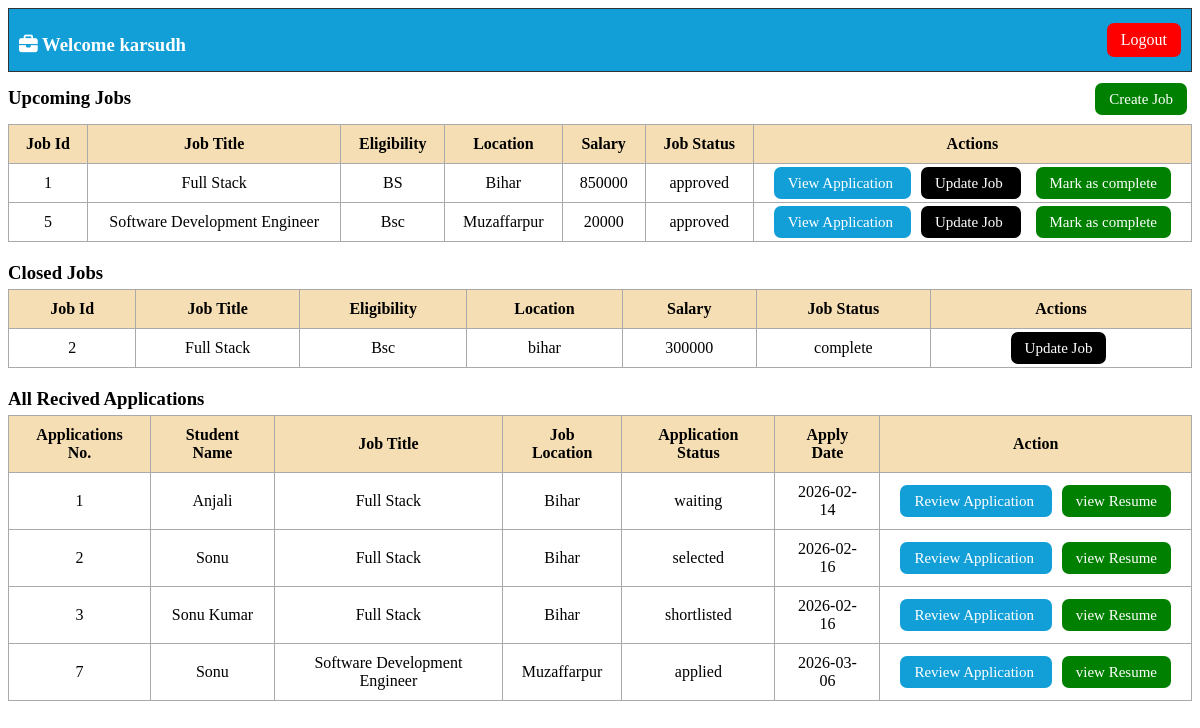
Page /comp_dash/1 on the earlier database version.
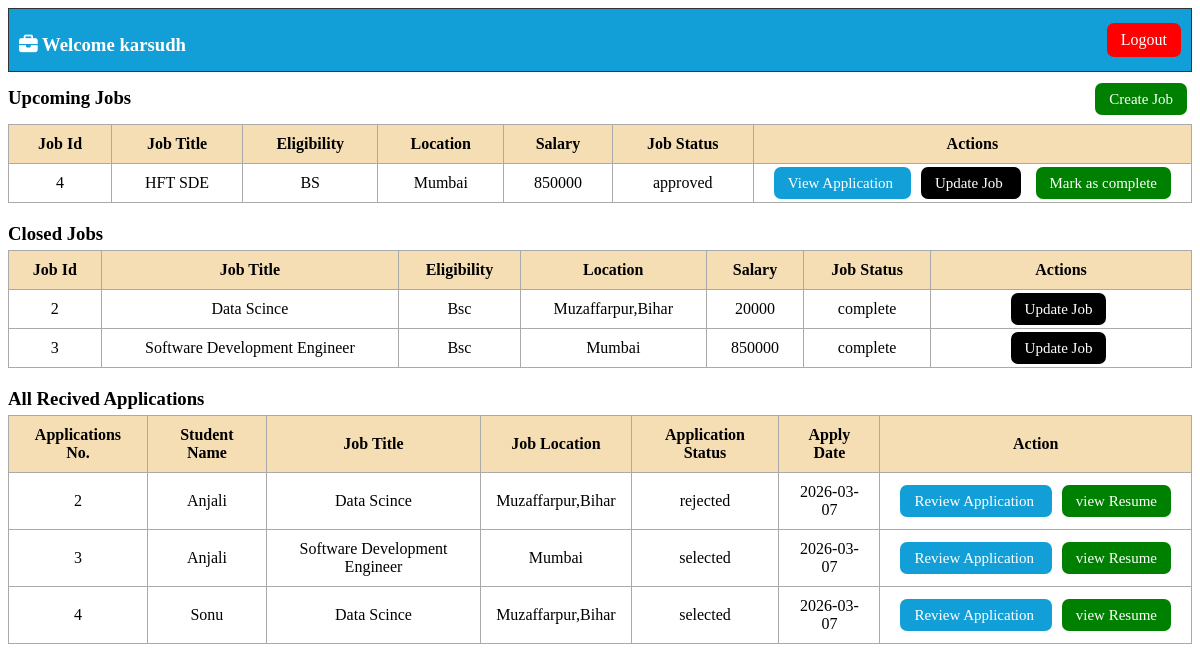
Same page on the later database version.
### application/models.py (models this page shows)
class Jobs(db.Model):
    __tablename__ = "jobs"
    id = db.Column(db.Integer, primary_key=True)
    company_id = db.Column(db.Integer, db.ForeignKey("company.id"), nullable=False)
    job_title = db.Column(db.String(50), nullable=False)
    job_description = db.Column(db.String(200) ,nullable=False)
    eligibility = db.Column(db.String(100) ,nullable=False)
    salary = db.Column(db.Integer ,nullable=False)
    location = db.Column(db.String(100),nullable=False)
    job_deadline = db.Column(db.Date)
    job_status = db.Column(db.String(20), default="pending", nullable=False)
    applications = db.relationship("Application", backref="jobs",cascade="all, delete")

class Application(db.Model):
    __tablename__ = "application"
    id = db.Column(db.Integer, primary_key=True)
    student_id = db.Column(db.Integer,db.ForeignKey("user.id", ondelete="CASCADE"),nullable=False)
    job_id = db.Column(db.Integer,db.ForeignKey("jobs.id", ondelete="CASCADE"),nullable=False)
    status = db.Column(db.String(20), default="applied", nullable=False)
    applied_date = db.Column(db.Date, default=date.today)

class User(db.Model):
    __tablename__ = "user"
    id = db.Column(db.Integer, primary_key=True)
    full_name = db.Column(db.String(30), nullable=False)
    email = db.Column(db.String(50), unique=True, nullable=False)
    password = db.Column(db.String(50), nullable=False)
    education = db.Column(db.String(50))
    cgpa = db.Column(db.String(50))
    address = db.Column(db.String(50))
    linkdin = db.Column(db.String(100))
    github = db.Column(db.String(100))
    hobby = db.Column(db.String(100))
    type = db.Column(db.String(20), default="student", nullable=False)
    status = db.Column(db.String(20), default="active", nullable=False)
    applications = db.relationship("Application",backref="user",cascade="all, delete")

### application/controllers.py (the view)
@app.route("/comp_dash/<int:comp_id>",methods=["GET","POST"])
def comp_dash(comp_id):
    this_comp=Company.query.filter_by(id=comp_id).first()
    comp_job=Jobs.query.filter(Jobs.company_id==comp_id,Jobs.job_status != "complete").all()
    completed_job=Jobs.query.filter(Jobs.company_id==comp_id,Jobs.job_status == "complete").all()
    std_application=Application.query.all()
    return render_template("comp_dash.html",this_comp=this_comp,comp_job=comp_job,
                           completed_job=completed_job,std_application=std_application)

### templates/comp_dash.html (shortened to what this page needs)
<!DOCTYPE html>
<html lang="en">
<head>
    <link rel="stylesheet" href="https://cdnjs.cloudflare.com/ajax/libs/font-awesome/6.5.0/css/all.min.css">
    <link rel="stylesheet" href="/static/company.css">
</head>
<body>
    <div class="top-bar">
        <h3> <i class="fa-solid fa-briefcase"></i> Welcome {{ this_comp.name }} </h3>
        <a href="/login" class="btn-red">Logout</a>
    </div>
    <h3>
        Upcoming Jobs
        <span class="right-btn">
            <a href="/create_job/{{this_comp.id}}" class="btn btn-green">Create Job</a>
        </span>
    </h3>
    <table>
        <tr>
            <th> Job Id </th>
            <th> Job Title </th>
            <th> Eligibility </th>
            <th> Location </th>
            <th> Salary </th>
            <th> Job Status </th>
            <th>Actions</th>
        </tr>
        {% for i in comp_job %}
        <tr>
            <td>{{ i.id }}</td>
            <td>{{ i.job_title }}</td>
            <td>{{ i.eligibility }}</td>
            <td>{{ i.location }}</td>
            <td>{{ i.salary}}</td>
            <td>{{ i.job_status}}</td>
            <td>
                <a href="/comp_appli/{{i.id}}/{{this_comp.id}}" class="btn btn-blue"> View Application </a>
                <a href="/update_job/{{i.id}}/{{this_comp.id}}" class="btn btn-black"> Update Job </a>
                <a href="/mark_comp/{{i.id}}" class="btn btn-green"> Mark as complete </a>
            </td>
        </tr>
        {% endfor %}
    </table>
    <h3>Closed Jobs </h3>
    <table>
        <tr>
            <th> Job Id </th>
            <th> Job Title </th>
            <th> Eligibility </th>
            <th> Location </th>
            <th> Salary </th>
            <th> Job Status </th>
            <th>Actions</th>
        </tr>
        {% for i in completed_job %}
        <tr>
            <td>{{ i.id }}</td>
            <td>{{ i.job_title }}</td>
            <td>{{ i.eligibility }}</td>
            <td>{{ i.location }}</td>
            <td>{{ i.salary}}</td>
            <td>{{ i.job_status}}</td>
            <td>
                <a href="/update_job/{{i.id}}/{{this_comp.id}}" class="btn btn-black"> Update Job </a>
            </td>
        </tr>
        {% endfor %}
    </table>
    <h3>All Recived Applications</h3>
    <table>
        <tr>
            <th>Applications No.</th>
            <th>Student Name</th>
            <th>Job Title</th>
            <th>Job Location</th>
            <th>Application Status</th>
            <th>Apply Date</th>
            <th>Action</th>
        </tr>
        {%  for i in std_application %}
        {% if i.jobs.company.id == this_comp.id %}
        <tr>
            <td>{{ i.id }}</td>
            <td>{{ i.user.full_name }}</td>
            <td>{{ i.jobs.job_title }}</td>
            <td>{{ i.jobs.location }}</td>
            <td>{{ i.status }}</td>
            <td>{{ i.applied_date }}</td>
            <td>
                <a href="/review_std_appli/{{i.student_id}}/{{i.job_id}}" class="btn btn-blue"> Review Application </a>
                <a href="/view_all_std_app/{{i.user.id}}/{{i.jobs.id}}" class="btn btn-green">view Resume</a>
            </td>
        </tr>
        {% endif %}
        {% endfor %}
    </table>
</body>
</html>

Differences in the rows shown:
no longer on this page (row edited): Jobs: id "1", job_title "Full Stack", eligibility "BS", location "Bihar", salary "850000", job_status "approved", shown under "Upcoming Jobs"
removed Jobs: id "5", job_title "Software Development Engineer", eligibility "Bsc", location "Muzaffarpur", salary "20000", job_status "approved", shown under "Upcoming Jobs"
no longer on this page (row edited): Application: id "1", user.full_name "Anjali", jobs.job_title "Full Stack", jobs.location "Bihar", status "waiting", applied_date "2026-02-14"
removed Application: id "7", user.full_name "Sonu", jobs.job_title "Software Development Engineer", jobs.location "Muzaffarpur", status "applied", applied_date "2026-03-06"
now on this page (row edited): Jobs: id "4", job_title "HFT SDE", eligibility "BS", location "Mumbai", salary "850000", job_status "approved", shown under "Upcoming Jobs"
changed Jobs id 2: job_title "Full Stack" → "Data Scince"; location "bihar" → "Muzaffarpur,Bihar"; salary "300000" → "20000"
now on this page (row edited): Jobs: id "3", job_title "Software Development Engineer", eligibility "Bsc", location "Mumbai", salary "850000", job_status "complete", shown under "Closed Jobs"
changed Application id 2: user.full_name "Sonu" → "Anjali"; jobs.job_title "Full Stack" → "Data Scince"; jobs.location "Bihar" → "Muzaffarpur,Bihar"; status "selected" → "rejected"; applied_date "2026-02-16" → "2026-03-07"
changed Application id 3: user.full_name "Sonu Kumar" → "Anjali"; jobs.job_title "Full Stack" → "Software Development Engineer"; jobs.location "Bihar" → "Mumbai"; status "shortlisted" → "selected"; applied_date "2026-02-16" → "2026-03-07"
now on this page (row edited): Application: id "4", user.full_name "Sonu", jobs.job_title "Data Scince", jobs.location "Muzaffarpur,Bihar", status "selected", applied_date "2026-03-07"
